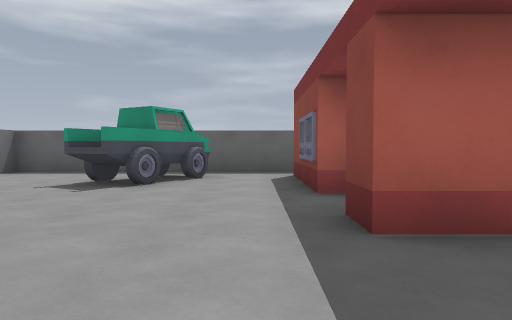
[1] (above)

12 first-person views from a walk through a Godot game level. The camera is 1.2 m above the floor, tilts 2° down and sees 70° across. The floor is counted in squares, 2 m on a side. Each view is taken from the middle of a square. On the plan, view 1 faces up. The plan holds only what a view shows up to about 10 squares ahead; the rest is blank. Surface patterns are stand-ins for the level's own textures.

[2]
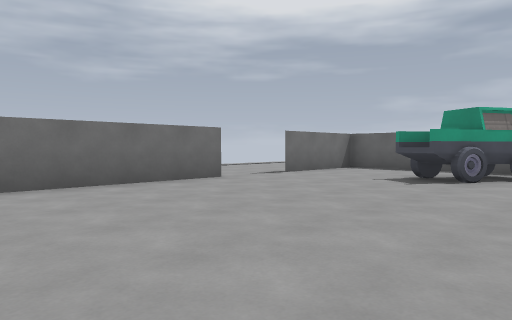

[3]
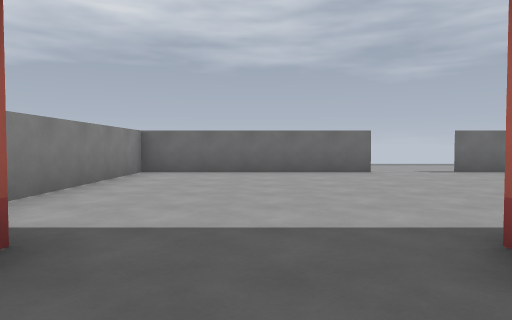

[4]
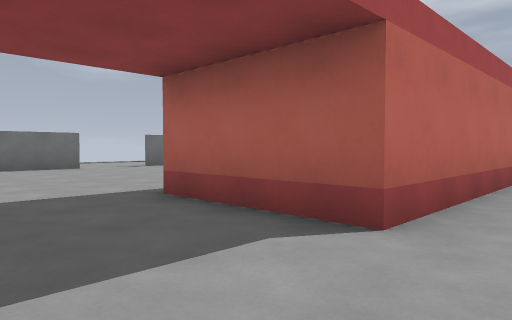

[5]
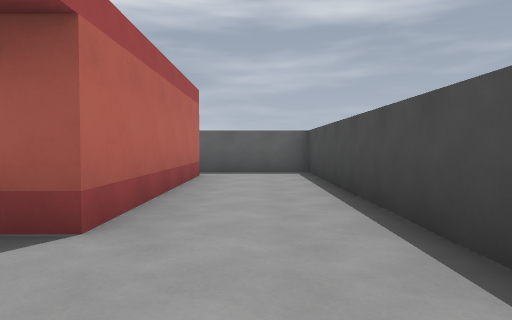

[6]
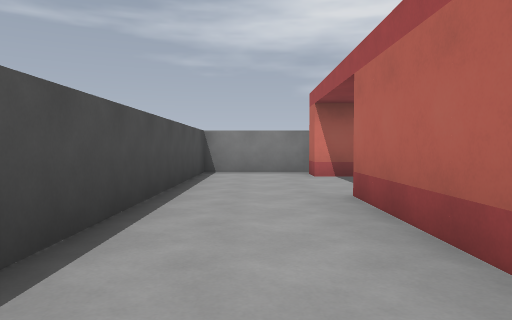

[7]
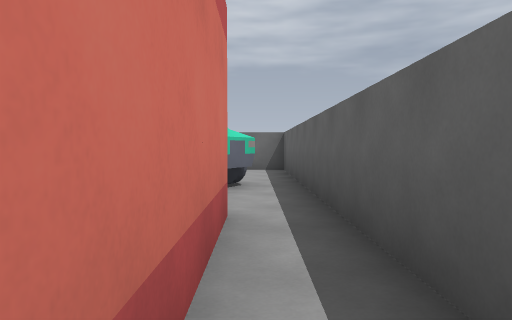

[8]
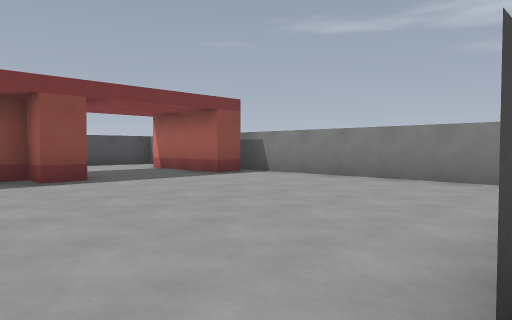

[9]
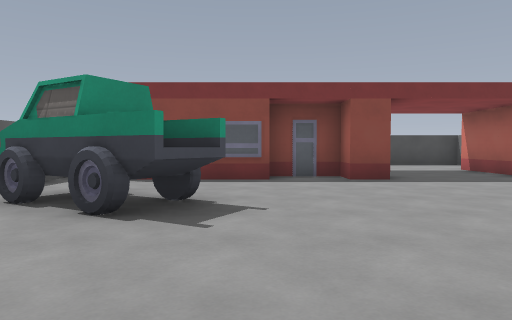

[10]
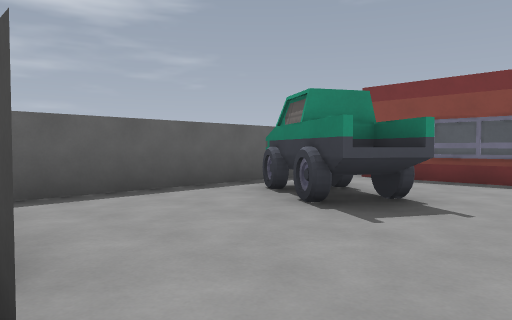

[11]
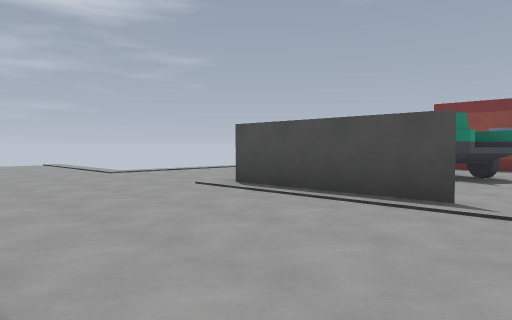

[12]
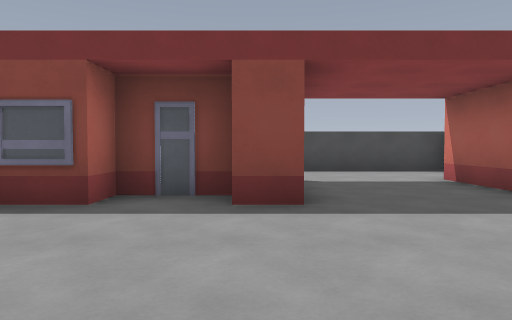

### Floor plan
Points are (right, up) in squares from view 1. A wall is a line through its corners. A room is listed if a view was taken in it or the views show most of it. See-through windows are left out.
Room 1 (views 1, 2, 3, 4, 5, 6, 7, 12)
walls: (0.8, 3.2) (1.5, 3.2) (1.5, 4.7) (0.8, 4.7) (0.8, 7.8) (3.8, 7.8) (3.8, 2.5) (0.8, 2.5) (0.8, 3.2); (0.8, -1.2) (0.8, -0.5) (3.8, -0.5) (3.8, -1.2); (-5.7, 3.9) (-5.7, -1.8) (1.4, -1.8); (3.6, -1.8) (6.2, -1.8) (6.2, 8.8) (-5.7, 8.8) (-5.7, 5.8)
ways out: opening at (-6, 4.5) to room 2
objects: truck (-3, 6) to (-1, 8)
Room 2 (views 8, 9, 10, 11)
walls: (-5.7, 5.1) (-5.7, 8.8)
ways out: opening at (-6, 4.5) to room 1

Positions as (right, up) in squares from view 1, and headings:
1: (0, 0), facing up
2: (0, -1), facing up-left
3: (3, 1), facing left
4: (5, 0), facing up-left
5: (5, 0), facing up
6: (5, 7), facing down
7: (4, 8), facing left
8: (-6, 5), facing down-right
9: (-6, 5), facing right
10: (-6, 4), facing up-right
11: (-10, 4), facing up-right
12: (-3, 3), facing right
